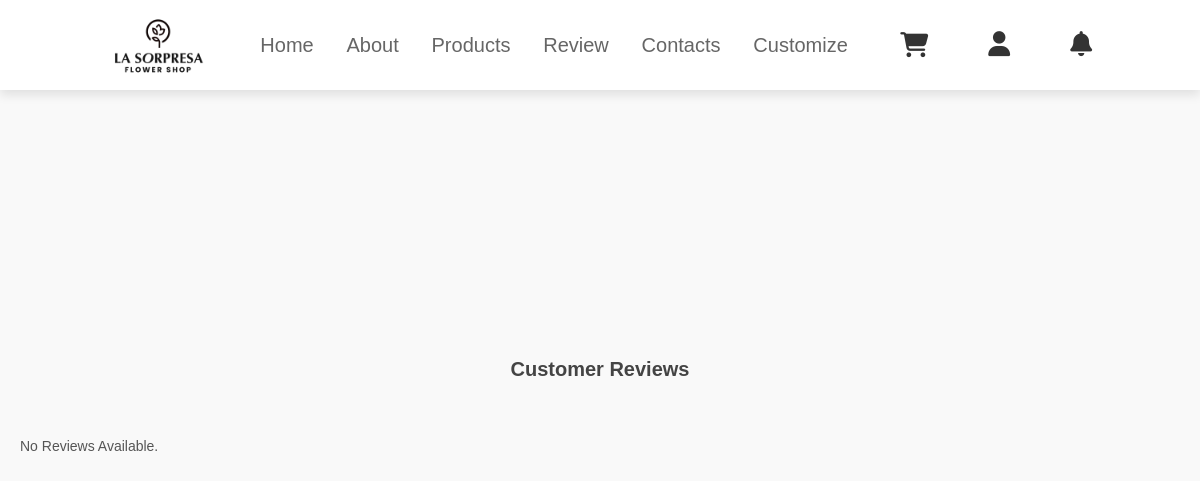
The page /users/review.php (signed in) on the database as committed earlier.
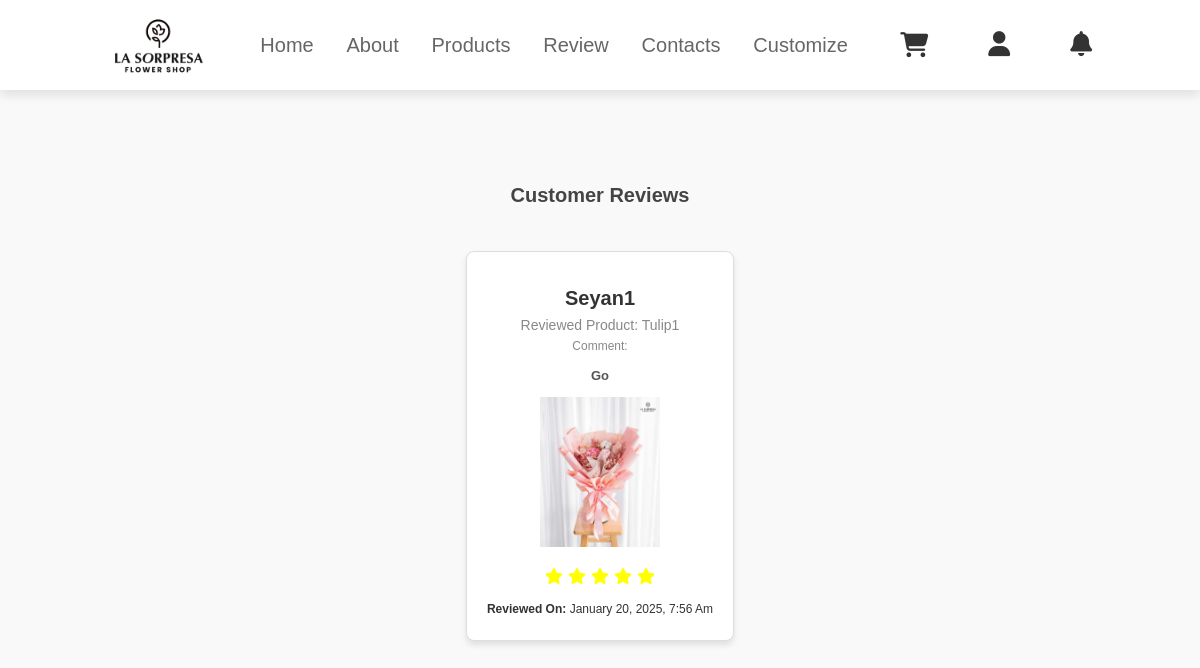
The same page on the database as committed later.
### tables this page shows
CREATE TABLE `reviews` (
  `review_id` int(11) NOT NULL,
  `order_id` int(11) NOT NULL,
  `product_id` int(11) NOT NULL,
  `review` text DEFAULT NULL,
  `rating` int(11) DEFAULT NULL CHECK (`rating` between 1 and 5),
  `created_at` timestamp NOT NULL DEFAULT current_timestamp(),
  `customer_id` int(11) NOT NULL
);

CREATE TABLE `customer` (
  `cust_id` int(11) NOT NULL,
  `cust_name` varchar(255) NOT NULL,
  `cust_email` varchar(255) NOT NULL,
  `cust_phone` varchar(15) NOT NULL,
  `cust_address` text NOT NULL,
  `cust_city` varchar(255) NOT NULL,
  `cust_zip` varchar(10) NOT NULL,
  `cust_s_name` varchar(255) DEFAULT NULL,
  `cust_s_phone` varchar(15) DEFAULT NULL,
  `cust_s_address` text DEFAULT NULL,
  `cust_s_city` varchar(255) DEFAULT NULL,
  `cust_s_zip` varchar(10) DEFAULT NULL,
  `cust_password` varchar(255) NOT NULL,
  `cust_datetime` datetime DEFAULT current_timestamp(),
  `cust_timestamp` timestamp NOT NULL DEFAULT current_timestamp() ON UPDATE current_timestamp(),
  `cust_status` enum('active','inactive','suspended') DEFAULT 'active'
);

CREATE TABLE `product` (
  `p_id` int(11) NOT NULL,
  `name` varchar(255) NOT NULL,
  `old_price` varchar(10) NOT NULL,
  `current_price` varchar(10) NOT NULL,
  `quantity` int(10) NOT NULL,
  `featured_photo` varchar(255) NOT NULL,
  `description` text NOT NULL,
  `short_description` text NOT NULL,
  `feature` text NOT NULL,
  `other_photo` text NOT NULL,
  `condition` text NOT NULL,
  `is_featured` int(1) NOT NULL,
  `is_active` int(1) NOT NULL,
  `ecat_id` int(11) NOT NULL
);

### users/review.php (the view, shortened to what this page needs)
<?php
include("conn.php");
try {
    $stmt = $pdo->prepare("SELECT r.review_id, r.review, r.rating, r.created_at, p.p_id, p.name AS product_name, p.featured_photo, c.cust_name
                           FROM reviews r
                           JOIN product p ON r.product_id = p.p_id
                           JOIN customer c ON r.customer_id = c.cust_id
                           ORDER BY r.created_at DESC");
    $stmt->execute();
    $reviews = $stmt->fetchAll(PDO::FETCH_ASSOC);
} catch (PDOException $e) {
    echo "Error fetching reviews: " . $e->getMessage();
    exit;
}
?>
<!DOCTYPE html>
<html lang="en">
<head>
    <link rel="stylesheet" href="https://cdnjs.cloudflare.com/ajax/libs/font-awesome/6.7.2/css/all.min.css">
    <link rel="stylesheet" href="../css/footer.css">
    <link rel="stylesheet" href="../css/review.css?">
    <link rel="stylesheet" href="../css/dropdown.css">
    <link rel="stylesheet" href="../css/main.css?v=1.1">
</head>
<header>
        <img src="../images/logo.png" alt="" class="logos" href="">
        <nav class="navbar">
            <a href="index.php">Home</a>
            <a href="#about">About</a>
            <div class="prod-dropdown">
                <a href="" onclick="toggleDropdown()">Products</a>
            </div>
            <a href="review.php">Review</a>
            <a href="#contacts">Contacts</a>
            <a href="customization.php">Customize</a>
        </nav>
        <div class="icons">
            <a href="shopcart.php" class="fas fa-shopping-cart"></a>
            <div class="user-dropdown">
                <a href="#" class="fas fa-user" onclick="toggleDropdown()"></a>
            </div>
            <div class="notification-dropdown">
                <a href="#" class="fas fa-bell" onclick="toggleNotificationDropdown()"></a>
            </div>
        </div>
</header>
<body>
    <h1>Customer Reviews</h1>
<div class="container">
    <?php if (!empty($reviews)): ?>
        <?php foreach ($reviews as $review): ?>
            <div class="box">
                <div class="user">
                    <div class="user-info">
                        <h3><?php echo htmlspecialchars($review['cust_name']); ?></h3>
                        <span>Reviewed Product: <?php echo htmlspecialchars($review['product_name']); ?></span>
                    </div>
                </div>
                <h>comment: </h>
                <p><?php echo nl2br(htmlspecialchars($review['review'])); ?></p>
                <img src="../admin/uploads/<?php echo htmlspecialchars($review['featured_photo']); ?>" alt="<?php echo htmlspecialchars($review['product_name']); ?>">
                <div class="stars">
                    <?php for ($i = 0; $i < $review['rating']; $i++): ?>
                        <i class="fas fa-star"></i>
                    <?php endfor; ?>
                </div>
                <div class="review-date">
                    <strong>Reviewed on:</strong> <?php echo date("F j, Y, g:i a", strtotime($review['created_at'])); ?>
                </div>
            </div>
        <?php endforeach; ?>
    <?php else: ?>
        <p>No reviews available.</p>
    <?php endif; ?>
</div>
<?php include('../loading.php'); ?>
</body>
</html>

### loading.php (shortened to what this page needs)
<!DOCTYPE html>
<html lang="en">
<head>
  <link rel="stylesheet" href="css/loading.css">
</head>
<body>
</body>
</html>

### css/footer.css (style rules this page uses)
:root { --pink: #e84393; }

### css/review.css (style rules this page uses)
body { font-family: Arial, sans-serif; line-height: 1.6; background-color: #f9f9f9; margin: 0; padding: 20px; color: #333; display: flex; flex-direction: column; align-items: center; justify-content: center; min-height: 100vh; }
h1 { text-align: center; color: #444; margin-bottom: 20px; font-family: Verdana, Geneva, Tahoma, sans-serif; }
.container { display: grid; grid-template-columns: repeat(auto-fit, minmax(250px, 1fr)); gap: 1rem; justify-items: center; align-items: center; width: 100%; max-width: 1200px; }
.box { background: #fff; border-radius: 8px; box-shadow: 0 4px 6px rgba(0, 0, 0, 0.1); border: 1px solid #ddd; padding: 20px; text-align: center; max-width: 300px; margin: 0 auto; transition: transform 0.2s ease-in-out, box-shadow 0.2s ease-in-out; }
.stars { margin-bottom: 10px; color: #f7c948; font-size: 18px; }
p { margin: 10px 0; font-size: 14px; color: #555; }
.box img { max-width: 100%; height: auto; max-height: 150px; object-fit: contain; margin-bottom: 10px; }
.box h { font-size: 1.2rem; font-family: Verdana, Geneva, Tahoma, sans-serif; color: #888; }
.box p { font-family: Verdana, Geneva, Tahoma, sans-serif; font-size: 1.3rem; font-weight: bold; }
.user { display: flex; align-items: center; margin-top: 10px; }
.user-info { flex-grow: 1; }
.user-info h3 { margin: 0; font-size: 2rem; color: #333; font-family: Verdana, Geneva, Tahoma, sans-serif; }
.user-info span { font-size: 14px; color: #888; }
.review-date { font-size: 12px; color: yes; margin-top: 10px; text-align: right; }
.fas { font-size: 16px; color: yellow; margin-left: auto; }

### css/dropdown.css (style rules this page uses)
.user-dropdown { position: relative; display: inline-block; }
.fas.fa-user { cursor: pointer; }
.prod-dropdown { position: relative; display: inline-block; }

### css/main.css (style rules this page uses)
:root { --pink: #e84393; }
* { margin: 0; padding: 0; font-family: Verdana, Geneva, Tahoma, sans-serif; outline: none; border: none; text-decoration: none; text-transform: capitalize; transition: .2s linear; }
html { font-size: 62.5%; scroll-behavior: smooth; scroll-padding-top: 6rem; overflow-x: hidden; }
.notification-dropdown { position: relative; display: inline-block; }
.notification-dropdown .fas.fa-bell::after { content: attr(data-count); position: absolute; top: -5px; right: -10px; background-color: #ff0000; color: #fff; font-size: 12px; padding: 2px 6px; border-radius: 50%; display: none; }
header { position: fixed; top: 0; left: 0; right: 0; background: #fff; padding: 2rem 9%; display: flex; align-items: center; justify-content: space-between; z-index: 1000; box-shadow: 0 .5rem 1rem rgba(0, 0, 0, .1); }
.logos { width: 10rem; margin-top: -2rem; margin-bottom: -3rem; }
header .navbar a { font-size: 2rem; padding:0 1.5rem; color: #666; }
header .icons { display: flex; justify-content: center; align-items: center; gap: 6rem; }
header .icons a { font-size: 2.5rem; color: #333; }
.container { display: flex; padding: 20px; }

Rows that differ between the two databases and show on the page:
added reviews: customer.cust_name "Seyan1", product.name "Tulip1", review "Go", product.featured_photo (picture), rating 5 (drawn), created_at "January 20, 2025, 7:56 Am"
Other text that changed with them:
text no longer shown: "No Reviews Available."
